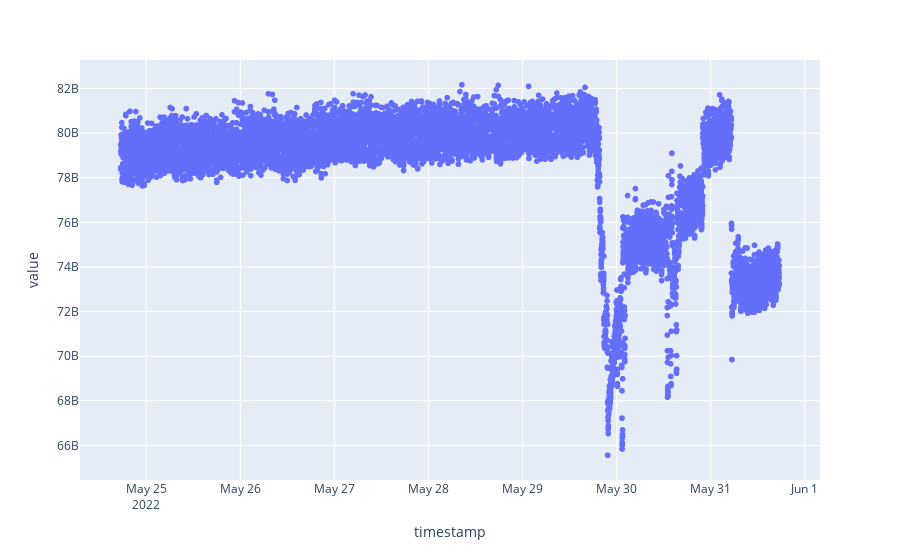

The code cell stored with this chart in its notebook:
### Code cell
fig2 = px.scatter(cluster_memory_df, x="timestamp", y="value")
fig2.show()

### Figure 1 — Plotly figure (JSON) as saved in the notebook; plotly's stock layout.template omitted (floating-point values rounded to 4 significant figures; data arrays with more than 128 entries replaced by an {"elided": "..."} marker saying what was removed)
{"data": [{"hovertemplate": "timestamp=%{x}<br>value=%{y}<extra></extra>", "legendgroup": "", "marker": {"color": "#636efa", "symbol": "circle"}, "mode": "markers", "name": "", "showlegend": false, "type": "scattergl", "x": {"elided": "10081 str values"}, "xaxis": "x", "y": {"elided": "10081 int values"}, "yaxis": "y"}], "layout": {"autosize": true, "legend": {"tracegroupgap": 0}, "margin": {"t": 60}, "xaxis": {"anchor": "y", "autorange": true, "domain": [0, 1], "range": ["2022-05-24 07:09:52.1476", "2022-06-01 03:48:39.8524"], "title": {"text": "timestamp"}, "type": "date"}, "yaxis": {"anchor": "x", "autorange": true, "domain": [0, 1], "range": [64270000000.0, 83450000000.0], "title": {"text": "value"}, "type": "linear"}}}
